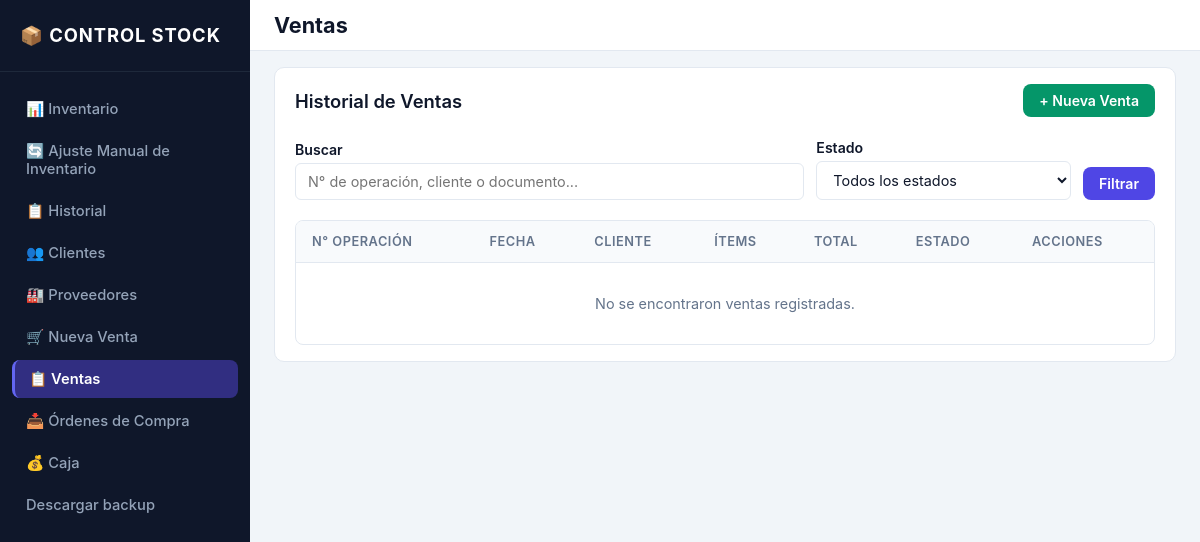
/pedidos/?page=2, run on an earlier commit of the app's database.
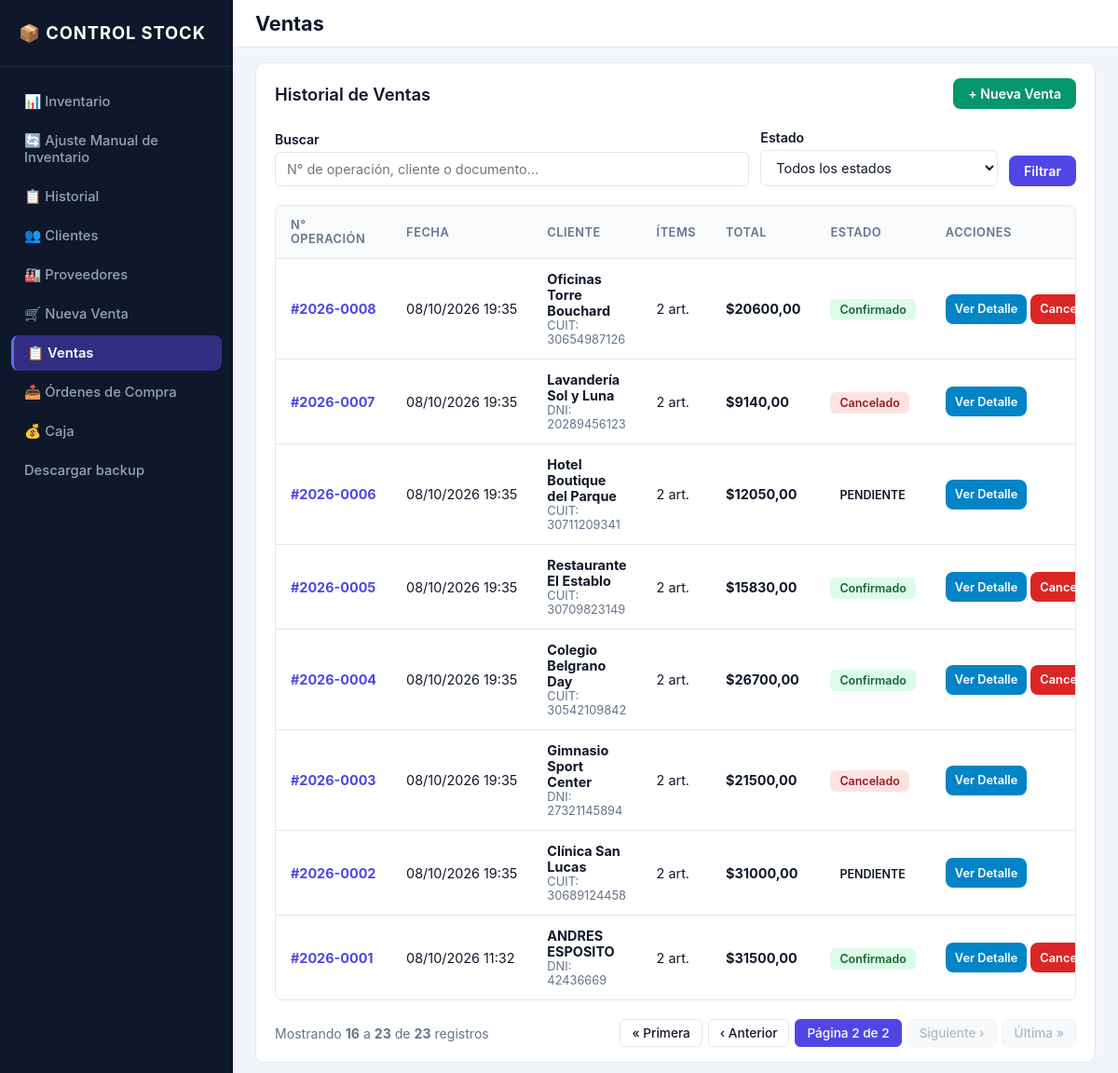
And on a later commit of the database.
### inventario/models.py (models this page shows, shortened)
class Pedido(models.Model):
    class EstadoPedido(models.TextChoices):
        CONFIRMADO = "CONFIRMADO", "Confirmado"
        CANCELADO = "CANCELADO", "Cancelado"
    numero_operacion = models.CharField(
        max_length=20,
        unique=True,
        verbose_name="Número de operación",
    )
    cliente = models.ForeignKey(
        Cliente,
        on_delete=models.PROTECT,
        related_name="pedidos",
        verbose_name="Cliente",
        null=True,
        blank=True,
    )
    cliente_nombre = models.CharField(max_length=150, blank=True, default="", verbose_name="Nombre del cliente al vender")
    cliente_tipo_documento = models.CharField(max_length=10, blank=True, default="", verbose_name="Tipo de documento al vender")
    cliente_numero_documento = models.CharField(max_length=20, blank=True, default="", verbose_name="Documento del cliente al vender")
    cliente_telefono = models.CharField(max_length=50, blank=True, default="", verbose_name="Teléfono del cliente al vender")
    fecha = models.DateTimeField(
        default=timezone.now,
        verbose_name="Fecha",
    )
    estado = models.CharField(
        max_length=15,
        choices=EstadoPedido.choices,
        default=EstadoPedido.CONFIRMADO,
        verbose_name="Estado",
    )
    observacion = models.TextField(
        blank=True,
        null=True,
        verbose_name="Observación",
    )
    fecha_creacion = models.DateTimeField(auto_now_add=True, verbose_name="Fecha de creación")
    fecha_actualizacion = models.DateTimeField(auto_now=True, verbose_name="Última actualización")
    class Meta:
        verbose_name = "Pedido"
        verbose_name_plural = "Pedidos"
        ordering = ["-fecha", "-id"]
    @property
    def total(self):
        return sum((item.subtotal for item in self.items.all()), Decimal("0.00"))

class PedidoItem(models.Model):
    pedido = models.ForeignKey(
        Pedido,
        on_delete=models.CASCADE,
        related_name="items",
        verbose_name="Pedido",
    )
    producto = models.ForeignKey(
        Producto,
        on_delete=models.PROTECT,
        related_name="pedido_items",
        verbose_name="Producto",
    )
    producto_nombre = models.CharField(max_length=150, blank=True, default="", verbose_name="Nombre del producto al vender")
    cantidad = models.PositiveIntegerField(
        validators=[MinValueValidator(1)],
        verbose_name="Cantidad",
    )
    precio_unitario = models.DecimalField(
        max_digits=10,
        decimal_places=2,
        validators=[MinValueValidator(Decimal("0.00"))],
        verbose_name="Precio unitario",
    )
    class Meta:
        verbose_name = "Ítem de Pedido"
        verbose_name_plural = "Ítems de Pedido"
    @property
    def subtotal(self):
        return self.cantidad * self.precio_unitario

### inventario/views.py (the view)
# urls.py: path("pedidos/", views.pedido_list, name="pedido_list"),
def pedido_list(request):
    pedidos = Pedido.objects.select_related("cliente").prefetch_related("items__producto").all()
    query = request.GET.get("q", "").strip()
    estado = request.GET.get("estado", "").strip()
    if query:
        pedidos = pedidos.filter(
            Q(numero_operacion__icontains=query)
            | Q(cliente__nombre__icontains=query)
            | Q(cliente__numero_documento__icontains=query)
        )
    if estado:
        pedidos = pedidos.filter(estado=estado)
    paginator = Paginator(pedidos, 15)
    page_number = request.GET.get("page")
    page_obj = paginator.get_page(page_number)
    return render(
        request,
        "inventario/pedido_list.html",
        {
            "pedidos": page_obj,
            "page_obj": page_obj,
            "query": query,
            "estado_seleccionado": estado,
            "estados": Pedido.EstadoPedido.choices,
        },
    )

### inventario/templatetags/inventario_tags.py (called while the page is built)
@register.simple_tag(takes_context=True)
def param_replace(context, **kwargs):
    request = context.get("request")
    if not request:
        return ""
    params = request.GET.copy()
    for key, value in kwargs.items():
        if value is not None and value != "":
            params[key] = value
        else:
            params.pop(key, None)
    return params.urlencode()

### templates/inventario/pedido_list.html (shortened to what this page needs)
{% extends 'base.html' %}
{% block topbar_title %}Ventas{% endblock %}
{% block content %}
<div class="card">
    <div class="card-header-flex">
        <h2 class="card-title">Historial de Ventas</h2>
        <div class="action-bar">
            <a href="{% url 'pedido_crear' %}" class="btn btn-success">+ Nueva Venta</a>
        </div>
    </div>
    <form method="get" class="filter-form">
        <div class="filter-input-main">
            <label class="form-label">Buscar</label>
            <input type="text" name="q" value="{{ query }}" placeholder="N° de operación, cliente o documento..." class="form-control">
        </div>
        <div class="filter-input-sec">
            <label class="form-label">Estado</label>
            <select name="estado" class="form-control">
                <option value="">Todos los estados</option>
            </select>
        </div>
        <div>
            <button type="submit" class="btn btn-primary">Filtrar</button>
        </div>
    </form>
    <div class="table-responsive">
        <table>
            <thead>
                <tr>
                    <th>N° Operación</th>
                    <th>Fecha</th>
                    <th>Cliente</th>
                    <th>Ítems</th>
                    <th>Total</th>
                    <th>Estado</th>
                    <th>Acciones</th>
                </tr>
            </thead>
            <tbody>
                {% for pedido in pedidos %}
                <tr>
                    <td class="text-nowrap">
                        <a href="{% url 'pedido_detalle' pedido.id %}" class="table-link">
                            <strong>#{{ pedido.numero_operacion }}</strong>
                        </a>
                    </td>
                    <td class="text-nowrap">{{ pedido.fecha|date:"d/m/Y H:i" }}</td>
                    <td>
                        <strong>{{ pedido.cliente_nombre|default:"Consumidor Final" }}</strong>
                        {% if pedido.cliente_numero_documento %}
                            <div class="form-desc">{{ pedido.cliente_tipo_documento }}: {{ pedido.cliente_numero_documento }}</div>
                        {% endif %}
                    </td>
                    <td>{{ pedido.items.count }} art.</td>
                    <td class="text-nowrap"><strong>${{ pedido.total|floatformat:2 }}</strong></td>
                    <td>
                        {% if pedido.estado == 'CONFIRMADO' %}
                            <span class="badge badge-success">Confirmado</span>
                        {% elif pedido.estado == 'CANCELADO' %}
                            <span class="badge badge-danger">Cancelado</span>
                        {% else %}
                            <span class="badge">{{ pedido.estado }}</span>
                        {% endif %}
                    </td>
                    <td class="text-nowrap">
                        <a href="{% url 'pedido_detalle' pedido.id %}" class="btn btn-action btn-sm">Ver Detalle</a>
                        {% if pedido.estado == 'CONFIRMADO' %}
                            <a href="{% url 'pedido_cancelar' pedido.id %}" class="btn btn-danger btn-sm">Cancelar</a>
                        {% endif %}
                    </td>
                </tr>
                {% empty %}
                <tr>
                    <td colspan="7" class="empty-row">No se encontraron ventas registradas.</td>
                </tr>
                {% endfor %}
            </tbody>
        </table>
    </div>
    {% include 'inventario/includes/pagination.html' %}
</div>
{% endblock %}

What changed in the data, as far as the page shows it:
added Pedido: numero_operacion "2026-0008", fecha "08/10/2026 19:35", cliente_nombre "Oficinas Torre Bouchard", cliente_tipo_documento "CUIT", cliente_numero_documento "30654987126", items.count "2", total "20600,00", estado "Confirmado"
added Pedido: numero_operacion "2026-0007", fecha "08/10/2026 19:35", cliente_nombre "Lavandería Sol y Luna", cliente_tipo_documento "DNI", cliente_numero_documento "20289456123", items.count "2", total "9140,00", estado "Cancelado"
added Pedido: numero_operacion "2026-0006", fecha "08/10/2026 19:35", cliente_nombre "Hotel Boutique del Parque", cliente_tipo_documento "CUIT", cliente_numero_documento "30711209341", items.count "2", total "12050,00", estado "PENDIENTE"
added Pedido: numero_operacion "2026-0005", fecha "08/10/2026 19:35", cliente_nombre "Restaurante El Establo", cliente_tipo_documento "CUIT", cliente_numero_documento "30709823149", items.count "2", total "15830,00", estado "Confirmado"
added Pedido: numero_operacion "2026-0004", fecha "08/10/2026 19:35", cliente_nombre "Colegio Belgrano Day", cliente_tipo_documento "CUIT", cliente_numero_documento "30542109842", items.count "2", total "26700,00", estado "Confirmado"
added Pedido: numero_operacion "2026-0003", fecha "08/10/2026 19:35", cliente_nombre "Gimnasio Sport Center", cliente_tipo_documento "DNI", cliente_numero_documento "27321145894", items.count "2", total "21500,00", estado "Cancelado"
added Pedido: numero_operacion "2026-0002", fecha "08/10/2026 19:35", cliente_nombre "Clínica San Lucas", cliente_tipo_documento "CUIT", cliente_numero_documento "30689124458", items.count "2", total "31000,00", estado "PENDIENTE"
added Pedido: numero_operacion "2026-0001", fecha "08/10/2026 11:32", cliente_nombre "ANDRES ESPOSITO", cliente_tipo_documento "DNI", cliente_numero_documento "42436669", items.count "2", total "31500,00", estado "Confirmado"
Also different on the page:
{{ page_obj.start_index }}: (not shown) → "16"
{{ page_obj.end_index }}: (not shown) → "23"
{{ page_obj.paginator.count }}: (not shown) → "23"
{{ page_obj.number }}: (not shown) → "2"
{{ page_obj.paginator.num_pages }}: (not shown) → "2"
text no longer shown: "No se encontraron ventas registradas."
text now shown: "Mostrando a de registros « Primera ‹ Anterior Página de Siguiente › Última »"
